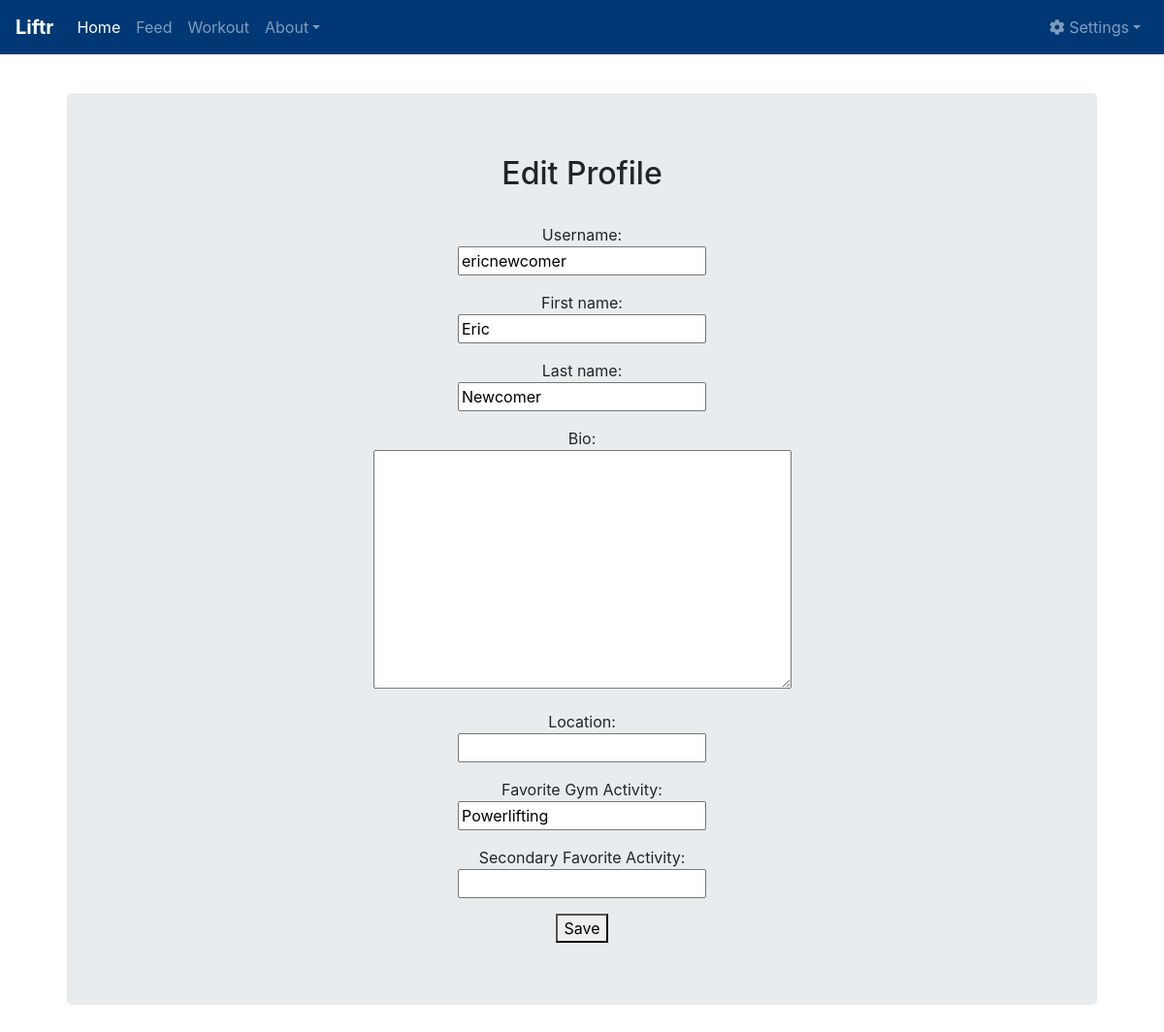
/profile_edit/ (signed in), run on an earlier commit of the app's database.
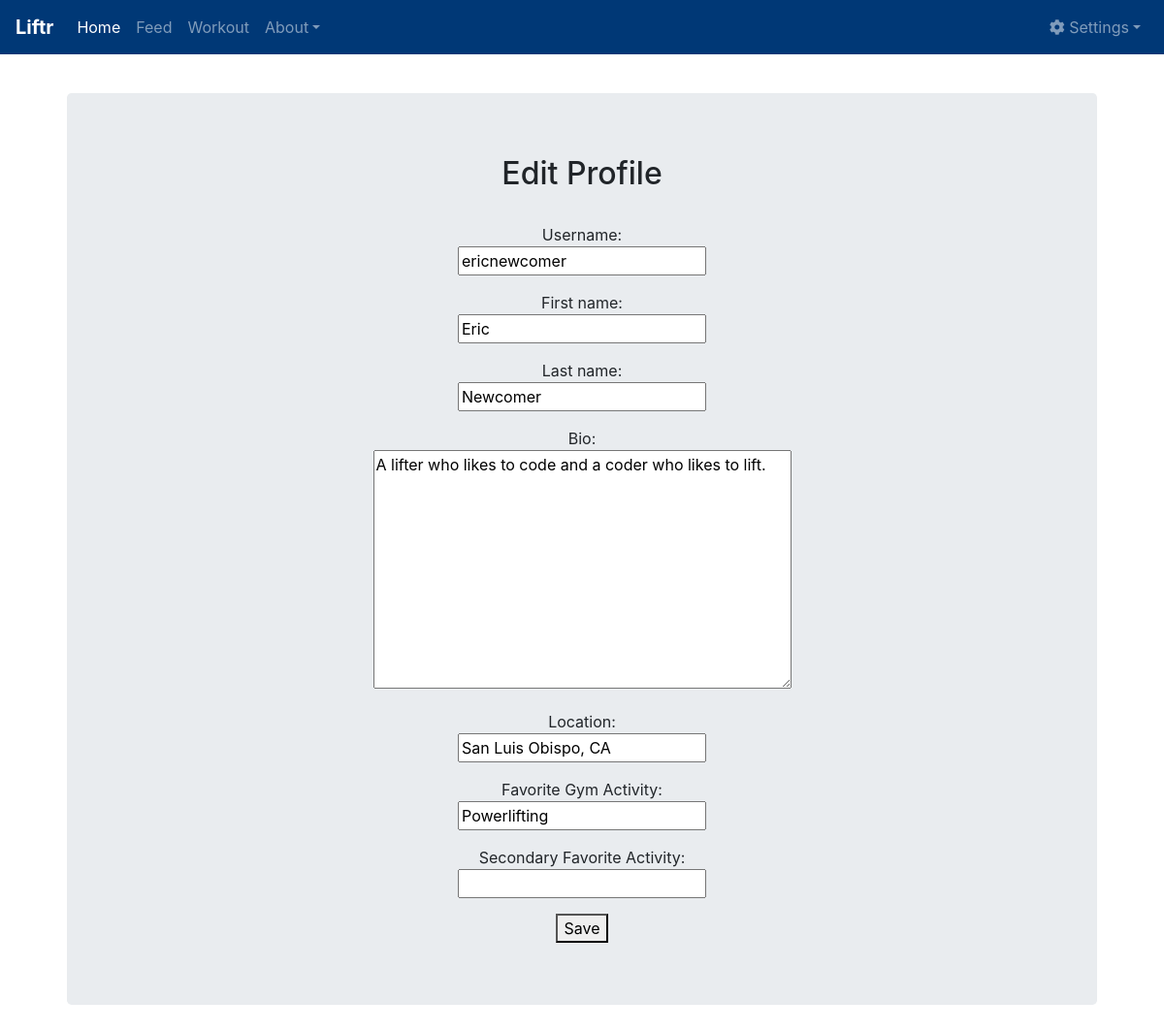
And on a later commit of the database.
### main/models.py (models this page shows, shortened)
class Profile(models.Model):
    user = models.OneToOneField(User, on_delete=models.CASCADE)
    bio = models.TextField(max_length=500, blank=True)
    location = models.CharField(max_length=30, blank=True)
    activity1 = models.CharField(max_length=50, blank=True)
    activity2 = models.CharField(max_length=50, blank=True)
    website = models.CharField(max_length=100, blank=True)
    image = models.ImageField(upload_to='profile_images', blank=True)

### main/views.py (the view)
# urls.py: path('profile_edit/', views.profile_edit, name='profile_edit'),
@login_required
def profile_edit(request):
    if request.method == 'POST':
        user_form = UserForm(request.POST, instance=request.user)
        profile_form = ProfileForm(request.POST, instance=request.user.profile)
        if user_form.is_valid() and profile_form.is_valid():
            user_form.save()
            profile_form.save()
            print('Profile successfully updated.')
            return redirect('/profile')
        else:
            print('Error!')
    else:
        user_form = UserForm(instance=request.user)
        profile_form = ProfileForm(instance=request.user.profile)
    return render(request, 'main/profile_edit.html', {
        'user_form': user_form,
        'profile_form': profile_form,
    })

### main/forms.py
class UserForm(forms.ModelForm):
    username = forms.CharField(max_length=30, required=False, help_text="Username:")
    first_name = forms.CharField(max_length=30, required=False, help_text="First name:")
    last_name = forms.CharField(max_length=30, required=False, help_text="Last name:")
    class Meta:
        model = User
        fields = ('username', 'first_name', 'last_name')

class ProfileForm(forms.ModelForm):
    bio = forms.CharField(max_length=500, required=False, help_text="Bio:", widget=forms.Textarea)
    location = forms.CharField(max_length=30, required=False, help_text="Location:")
    activity1 = forms.CharField(max_length=50, required = False, help_text="Favorite Gym Activity:")
    activity2 = forms.CharField(max_length=50, required = False, help_text="Secondary Favorite Activity:")
    class Meta:
        model = Profile
        fields = ('bio', 'location', 'activity1', 'activity2')

### main/templates/main/profile_edit.html (shortened to what this page needs)
{% extends "main/base.html" %} {% block content %} {% load static %} {% include "main/navbar.html" %}
<div class="jumbotron">
    <div class="main-jumbo">
        <h2>Edit Profile</h2>
        <br>
        <form method="POST" action="/profile_edit/">
            <div class="col-md-12">
                {% for field in user_form %}
                <p>
                    {{ field.help_text }}
                    <br> {{ field }} {% endfor %}
                </p>
                {% for field in profile_form %}
                <p>
                    {{ field.help_text }}
                    <br> {{ field }} {% endfor %}
                </p>
            </div>
            <button type="submit">Save
            </button>
        </form>
    </div>
</div>
{% endblock %}

### main/templates/main/base.html (shortened to what this page needs)
{% load static %}
<!doctype html>
<html lang="en">
<head>
  <link rel="stylesheet" href="{% static 'main/bootstrap.min.css' %}">
  <link rel="stylesheet" href="{% static 'main/base.css' %}" type=text/css>
  <link rel="stylesheet" href="https://use.fontawesome.com/releases/v5.2.0/css/all.css">
  <body>
    <main role="main" class="container">
      <div class="starter-template">
        {% block content %} {% endblock %}
      </div>
    </main>
  </body>
</html>

### main/templates/main/navbar.html (shortened to what this page needs)
<nav class="navbar navbar-expand-md navbar-dark fixed-top" style="background-color:#003876;">
  <a class="navbar-brand" href="/">
    <strong>Liftr</strong>
  </a>
  <div class="collapse navbar-collapse" id="navbarsExampleDefault">
    <ul class="navbar-nav mr-auto">
      <li class="nav-item active">
        <a class="nav-link" href="/">Home
        </a>
      </li>
      <li class="nav-item">
        <a class="nav-link" href="/feed/">Feed</a>
      </li>
      <li class="nav-item">
        <a class="nav-link" href="/workout/">Workout</a>
      </li>
      <li class="nav-item dropdown">
        <a class="nav-link dropdown-toggle" id="dropdown01" data-toggle="dropdown" aria-haspopup="true" aria-expanded="false">About</a>
      </li>
    </ul>
    <ul class="navbar-nav" >
      <li class="nav-item dropdown">
        <a class="nav-link dropdown-toggle" id="dropdown01" data-toggle="dropdown" aria-haspopup="true" aria-expanded="false">
            <i class="fas fa-cog"></i> Settings</a>
      </li>
    </ul>
  </div>
</nav>

### main/static/main/base.css (style rules this page uses)
body { padding-top: 5rem; }
.starter-template { padding: 1rem 1.5rem; text-align: center; }
.main-jumbo { margin-left: 3%; margin-right: 3%; }

What changed in the data, as far as the page shows it:
changed Profile "Powerlifting": bio (not shown) → "A lifter who likes to code and a coder who likes to lift."; location (not shown) → "San Luis Obispo, CA"
